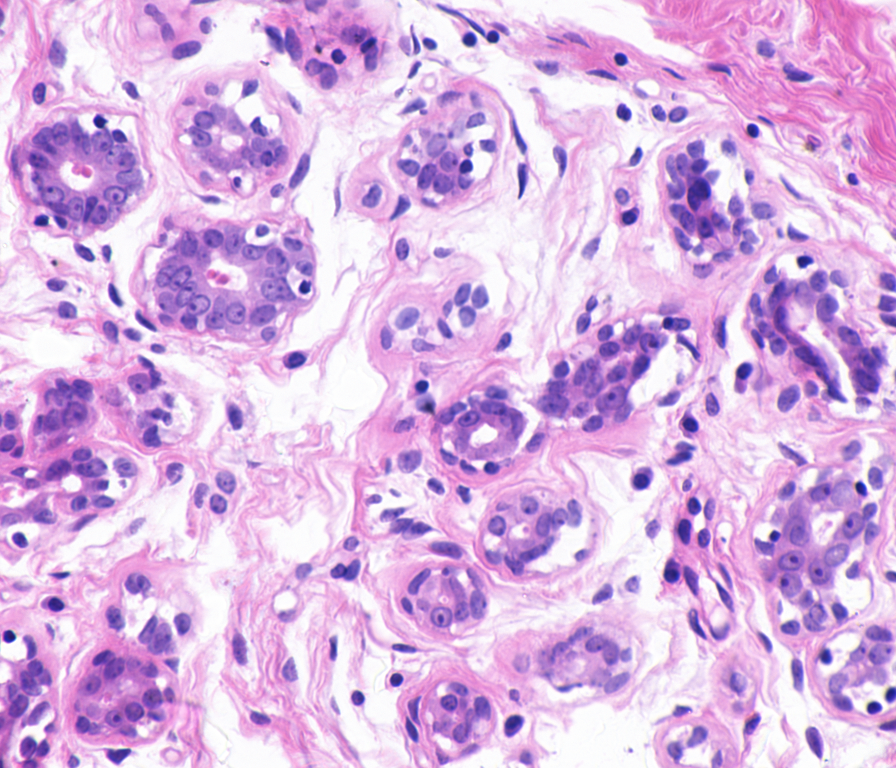
%> input picture src/Roi_Recort_bisque_Benigna/ytma10_010704_benign1_ccd.tif, 896 x 768 px
$ octave --eval "runExample(imread('Roi_Recort_bisque_Benigna/ytma10_010704_benign1_ccd.tif'));"   (GNU Octave 9; MATLAB toolbox functions it lacks are replaced by stand-ins)
%> lines starting %> are read from the running program, lines starting %| are printed output that depends on the picture; in (x1, y1, x2, y2) boxes, pixels count from 0 and x2, y2 are one past the last pixel; in counts of white or black regions, pixels touching at a corner belong together; the program's own positions count from 1
### src/generateMaskedImage.m
function [maskedRgbImage, mask] = generateMaskedImage(image)
	%% Apply low and high pass filters
	[originalGrayed, blurred] = applyLowOrHighPass(image, 50, 0);
%> in applyLowOrHighPass, `grayedOriginal=rgb2gray(image);`:
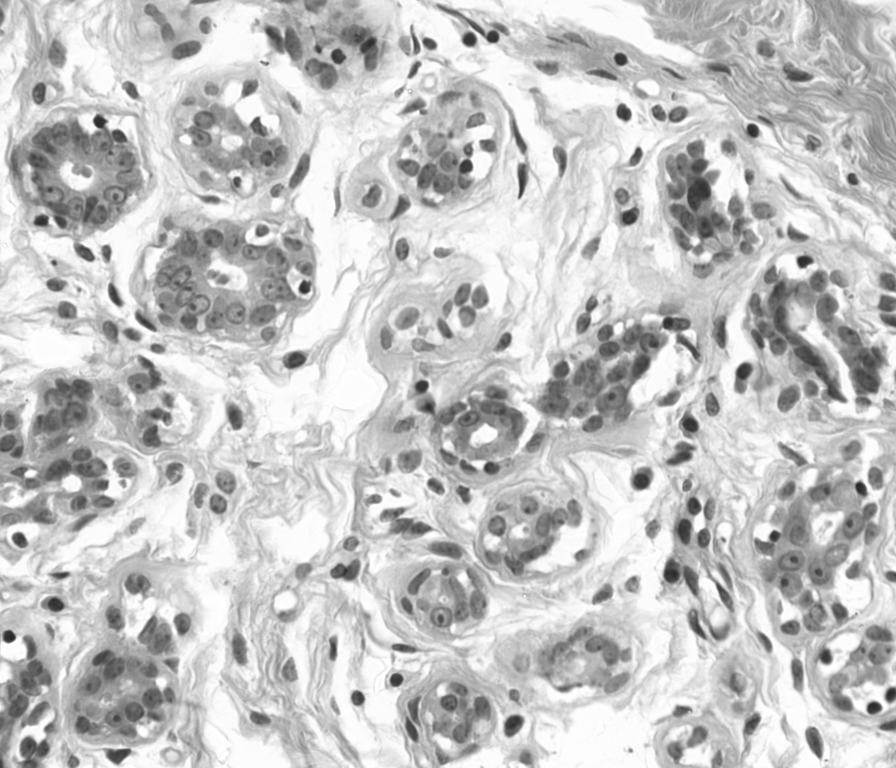
%> grayedOriginal: size 768x896 uint8; min 37, max 255, mean 196.7
	[~, hiFreqImage] = applyLowOrHighPass(image, 1, 1);

	%% Creating image mask
	mask = generateMask(hiFreqImage, blurred);

	%% Final result
	maskedRgbImage = bsxfun(@times, image, cast(mask, 'like', image));
	[rows, columns]= size(maskedRgbImage);

	%% Subroutines definitions
	function [mask] = generateMask(hiFreqImage, blurred)
		imSubtration = hiFreqImage - blurred;

		% Binarize with Otsu
		binarized = imbinarize(imSubtration, graythresh(imSubtration));

		% Morphological operations for noise removal
		se = strel ('disk',3);
		eroded = imerode(binarized,se);
		se = strel('disk',5);
		%expanded = im2bw(imdilate(eroded, se), 0.5);
		expanded = imdilate(eroded, se);

		% Morphological operations for holes removal
		mask = imfill(expanded,'holes');
	end

	function [result] = lowOrHighPass(image, radius, sizex, sizey, highpass)
		%% Builds low or high pass filters
		[x,y]=meshgrid(-sizey/2:sizey/2-1, -sizex/2:sizex/2-1);
		z=sqrt(x.^2+y.^2);

		if(highpass == 1)
			c=z>=radius;
		else
			c=z<=radius;
		end

		%% Apply filter
		af=fftshift(fft2(image));
		af1=af.*c;
		result=ifft2(ifftshift(af1));

		%% Normalize result
		f1=abs(result);
		fm=max(result(:));
		result=f1/fm;

		%% Convert back to gray scale image
		result=uint8(result*255);
	end

	function [grayedOriginal, result] = applyLowOrHighPass(image, radius, highpass)
		grayedOriginal=rgb2gray(image);

		imgSize = size(grayedOriginal);
		sizex = imgSize(1);
		sizey = imgSize(2);

		[result] = lowOrHighPass(grayedOriginal, radius, sizex, sizey, highpass);
%> in lowOrHighPass, `result=ifft2(ifftshift(af1));`:
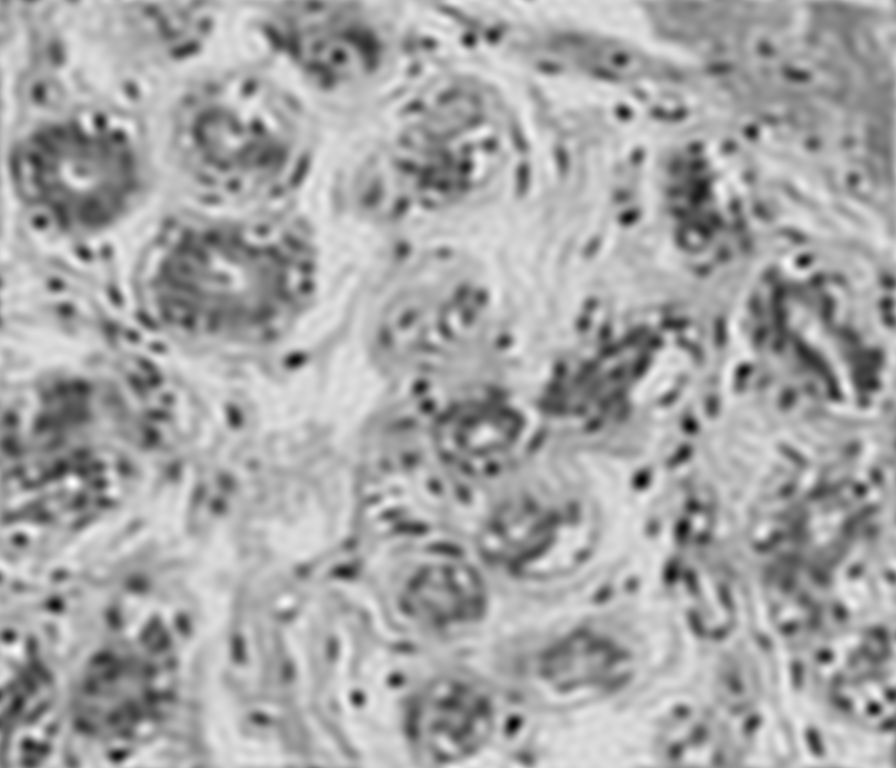
%> result: size 768x896 double; min 14.34, max 294.8, mean 196.7; drawn with min black and max white
%> in lowOrHighPass, `fm=max(result(:));`: fm = 294.8
	end
end

### src/runExample.m
function runExample(image)
	%% Generate masked image
	[maskedRgbImage, mask] = generateMaskedImage(image);
%> call 2 of lowOrHighPass, with radius = 1, sizex = 768, sizey = 896, highpass = 1
%> in lowOrHighPass (call 2), `f1=abs(result);`:
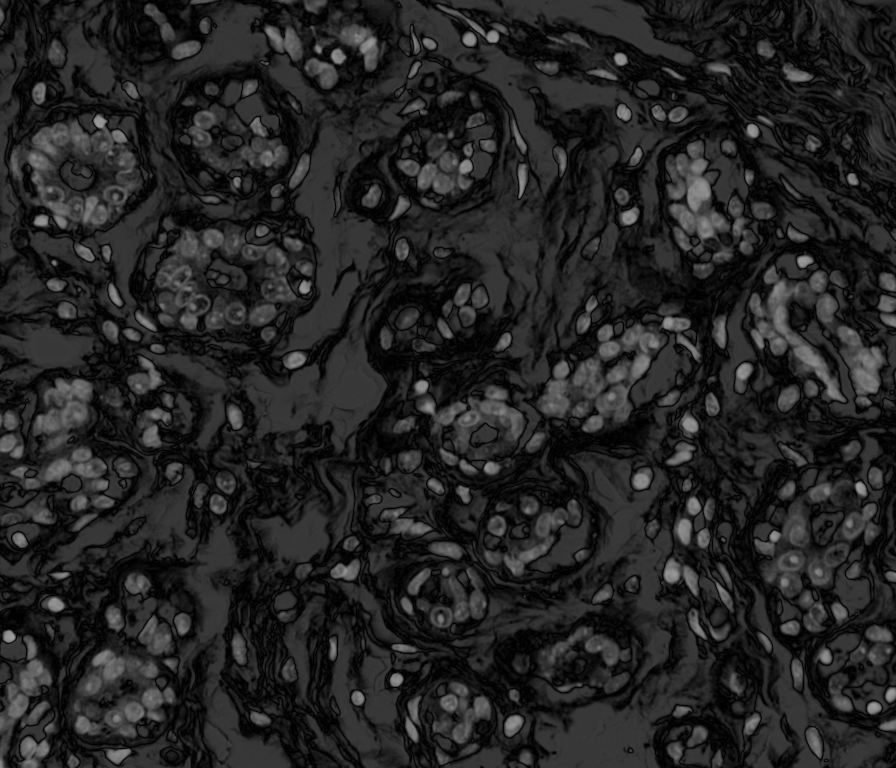
%> f1: size 768x896 double; min 0.342, max 159.7, mean 36.6
%> in lowOrHighPass (call 2), `fm=max(result(:));`: fm = 58.34
%> in lowOrHighPass (call 2), `result=uint8(result*255);`:
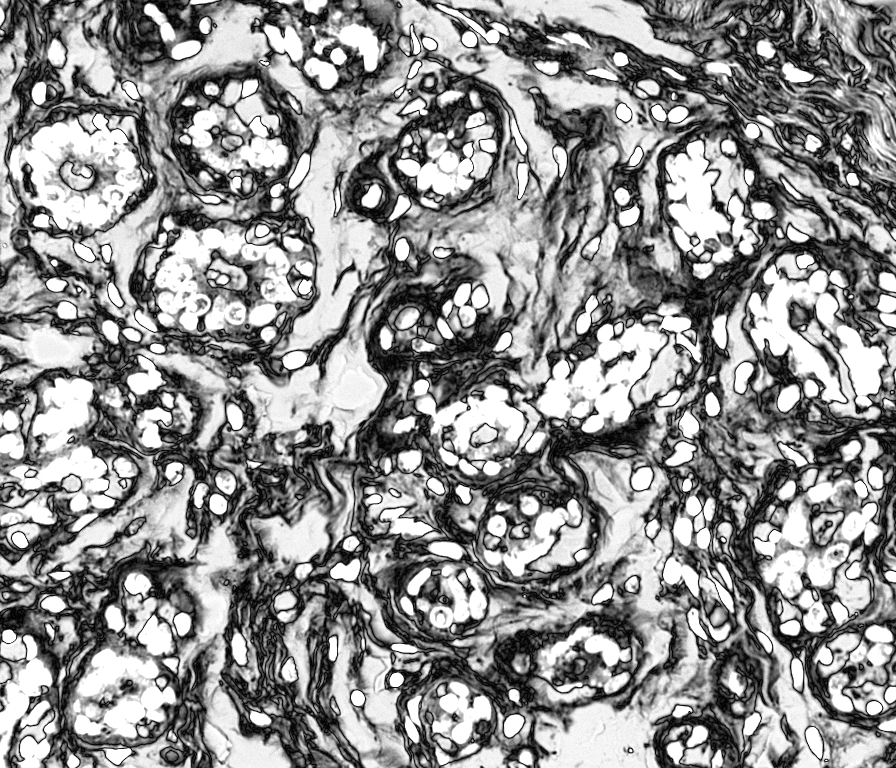
%> result: size 768x896 uint8; min 1, max 255, mean 143.9
%> in generateMask, `binarized = imbinarize(imSubtration, graythresh(imSubtration));`:
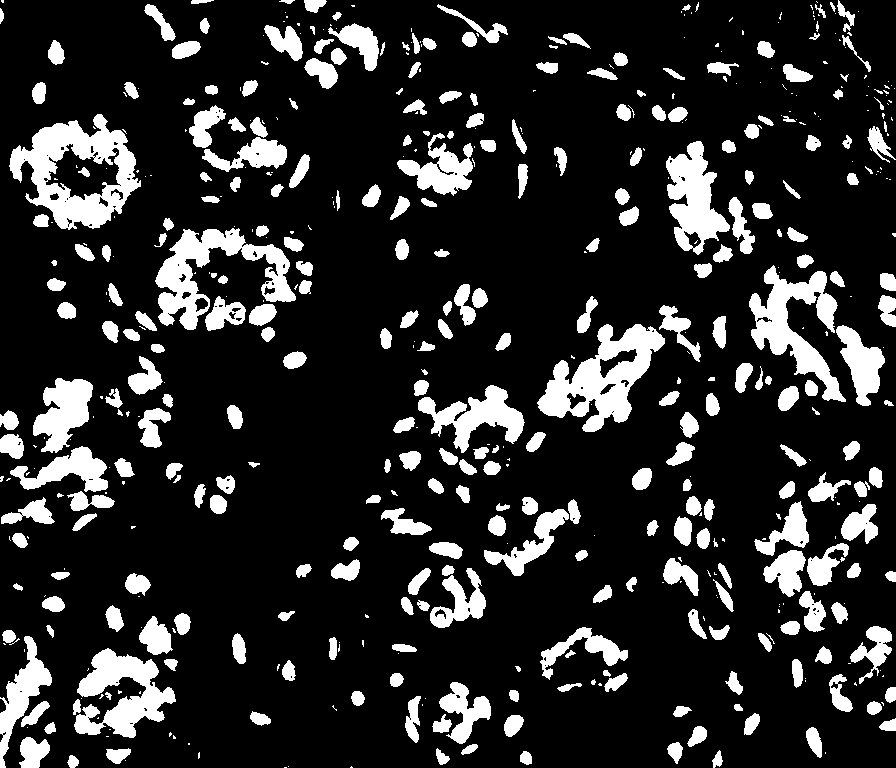
%> binarized: size 768x896 logical; 16.8% white; 550 white regions (248 under 20 px), largest, box (x1, y1, x2, y2) and area: (9, 114, 141, 230) 7067, (537, 324, 665, 432) 6130, (155, 228, 296, 330) 5281
%> in generateMaskedImage, `maskedRgbImage = bsxfun(@times, image, cast(mask, 'like', image));`:
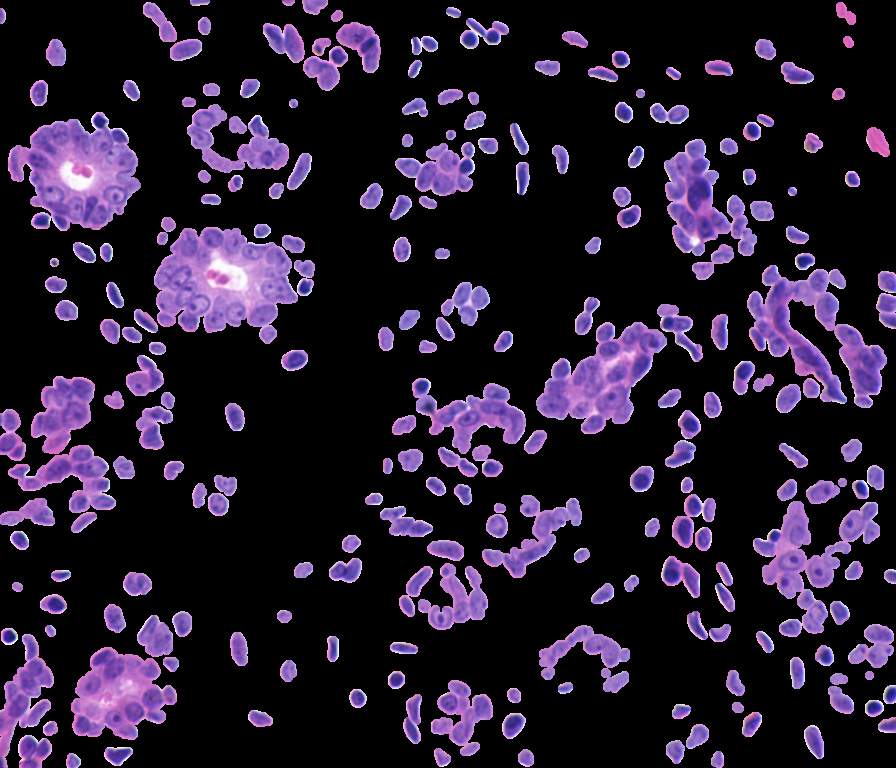
%> maskedRgbImage: size 768x896x3 uint8; mean R, G, B 37.8, 27.3, 47

	%% Shows results
	subplot(2,2,1),imshow(image);
	subplot(2,2,3),imshow(maskedRgbImage);
	subplot(2,2,4),imshow(mask);
end

$ run again, on src/Roi_Recort_bisque_Benigna/ytma12_010804_benign1_ccd.tif
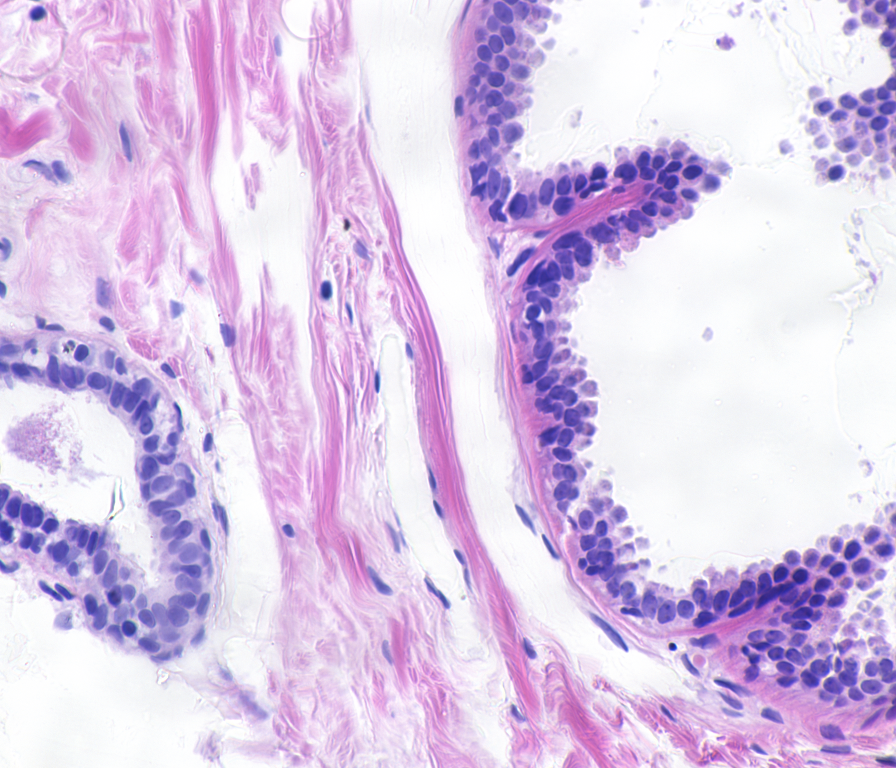
%> input picture src/Roi_Recort_bisque_Benigna/ytma12_010804_benign1_ccd.tif, 896 x 768 px
%> fm = 274
%> in lowOrHighPass (call 2), `f1=abs(result);`:
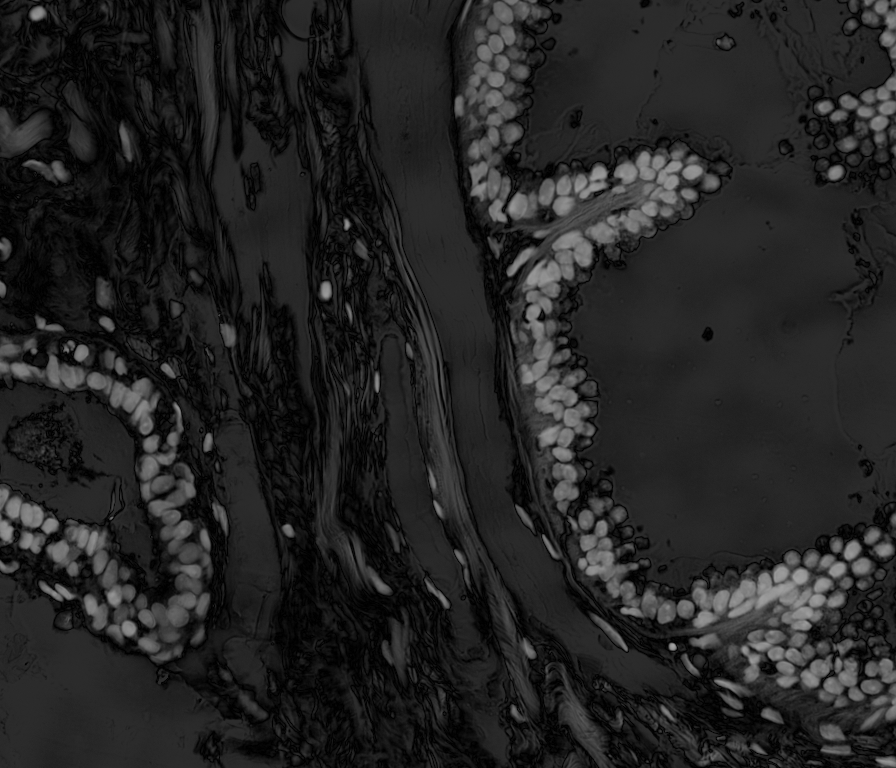
%> f1: size 768x896 double; min 0.453, max 163.5, mean 36.2
%> fm = 44.55
%> binarized: size 768x896 logical; 18.2% white; 566 white regions (388 under 20 px), largest, box (x1, y1, x2, y2) and area: (454, 0, 720, 533) 37295, (567, 497, 896, 731) 25875, (39, 402, 213, 663) 13718
%> eroded: size 768x896 logical; 11.2% white; 209 white regions (104 under 20 px), largest, box (x1, y1, x2, y2) and area: (507, 145, 718, 511) 20280, (688, 551, 882, 706) 12465, (456, 0, 548, 222) 8153
%> expanded: size 768x896 logical; 21.5% white; 90 white regions, largest, box (x1, y1, x2, y2) and area: (452, 0, 729, 535) 43533, (566, 495, 896, 733) 32755, (0, 335, 215, 665) 25862
%> mask: size 768x896 logical; 21.6% white; 90 white regions, largest, box (x1, y1, x2, y2) and area: (452, 0, 729, 535) 43818, (566, 495, 896, 733) 33055, (0, 335, 215, 665) 26165
%> in generateMaskedImage, `maskedRgbImage = bsxfun(@times, image, cast(mask, 'like', image));`:
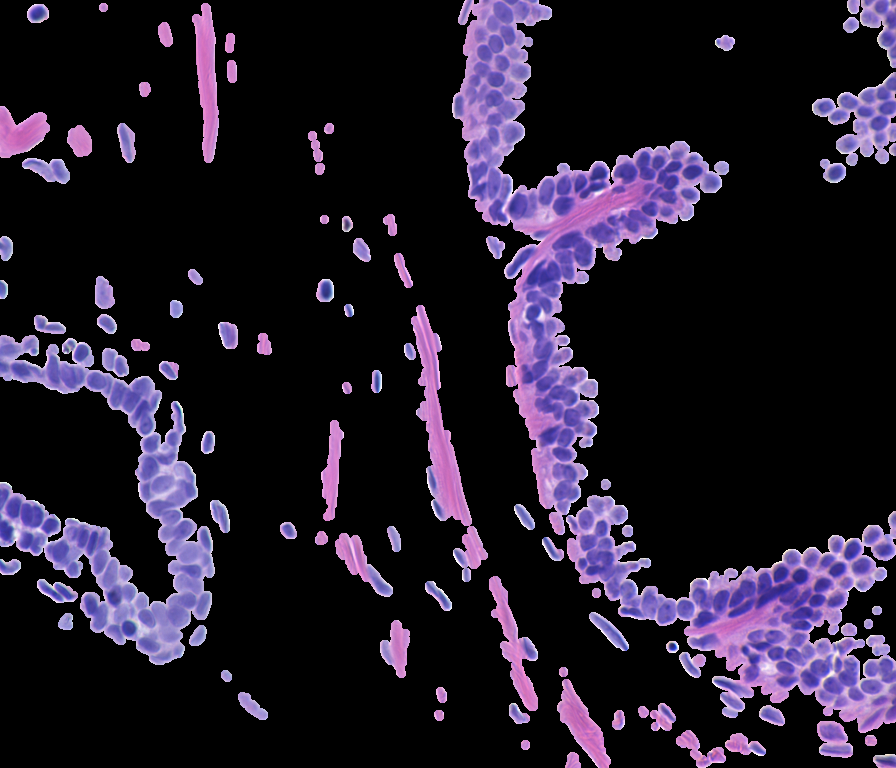
%> maskedRgbImage: size 768x896x3 uint8; mean R, G, B 34.3, 27, 43

$ run again, on src/Roi_Recort_bisque_Benigna/ytma12_010804_benign2_ccd.tif
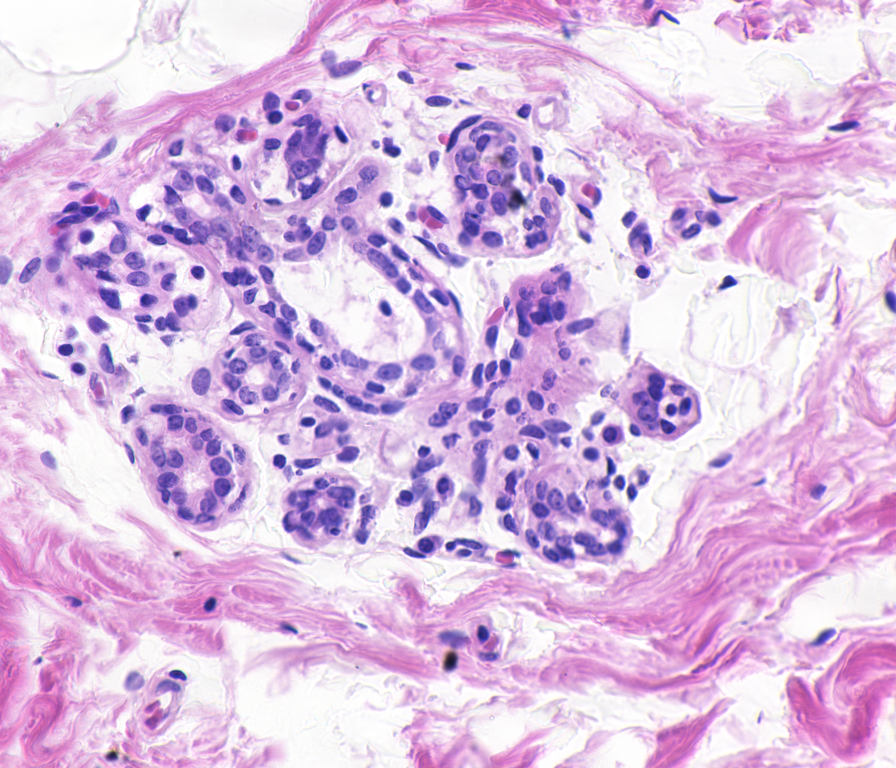
%> input picture src/Roi_Recort_bisque_Benigna/ytma12_010804_benign2_ccd.tif, 896 x 768 px
%> fm = 285.2
%> in lowOrHighPass (call 2), `f1=abs(result);`:
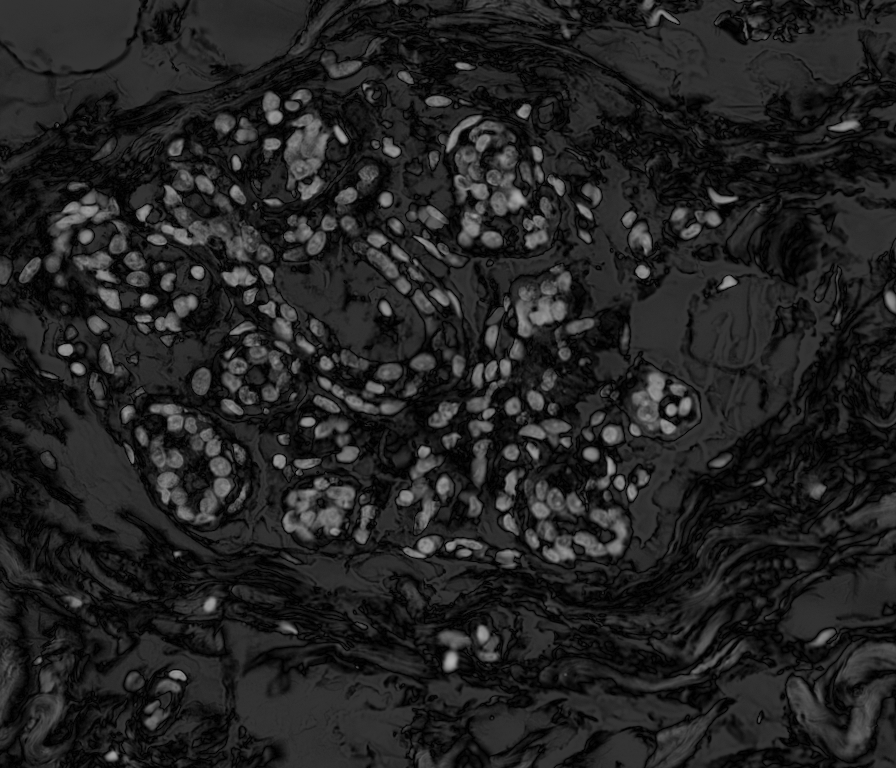
%> f1: size 768x896 double; min 0.192, max 176.2, mean 34.7
%> fm = 52.81
%> binarized: size 768x896 logical; 15% white; 736 white regions (411 under 20 px), largest, box (x1, y1, x2, y2) and area: (454, 121, 531, 248) 4747, (149, 403, 234, 525) 4280, (524, 479, 629, 563) 4104
%> eroded: size 768x896 logical; 7.2% white; 344 white regions (99 under 20 px), largest, box (x1, y1, x2, y2) and area: (285, 479, 353, 539) 1827, (286, 116, 329, 178) 1520, (517, 268, 569, 336) 1518
%> expanded: size 768x896 logical; 20.1% white; 179 white regions, largest, box (x1, y1, x2, y2) and area: (437, 113, 567, 250) 8118, (494, 468, 631, 565) 6603, (219, 263, 317, 407) 6547
%> mask: size 768x896 logical; 20.2% white; 179 white regions, largest, box (x1, y1, x2, y2) and area: (437, 113, 567, 250) 8526, (494, 468, 631, 565) 6641, (219, 263, 317, 407) 6553
%> in generateMaskedImage, `maskedRgbImage = bsxfun(@times, image, cast(mask, 'like', image));`:
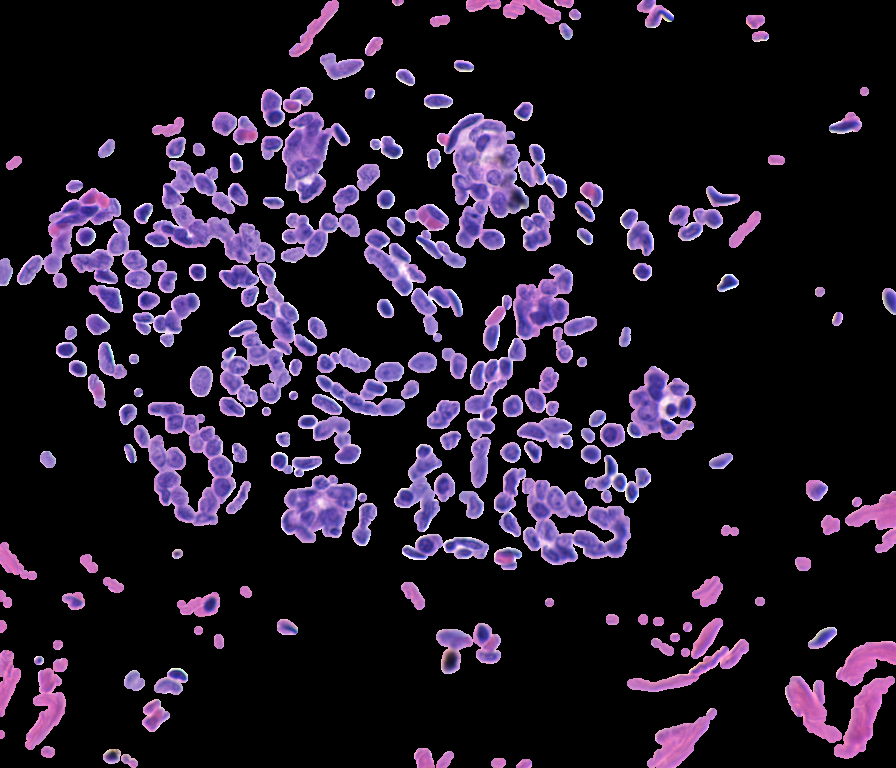
%> maskedRgbImage: size 768x896x3 uint8; mean R, G, B 32.4, 24.2, 39.2
